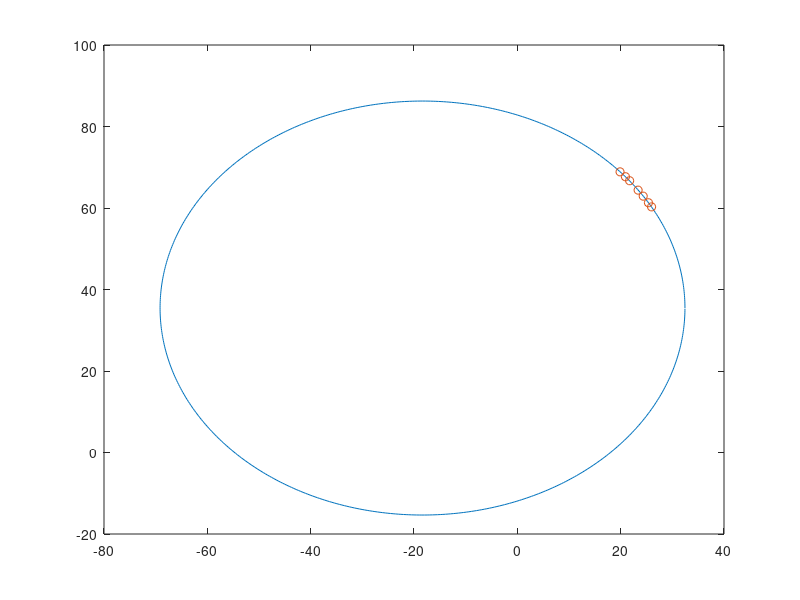

Write MATLAB code to recreate this figure.
format short;

% given data
x = [19.880 20.919 21.735 23.375 24.361 25.375 25.979];
y = [68.874 67.676 66.692 64.385 62.908 61.292 60.277];

% number of data points.
[m, n]=size(x);

% construct the system matrix
A = [2*x' 2*y' ones(n,1)]; b = x.^2+y.^2;

% solve the normal equation
hks = inv(A'*A)*A'*b'
h = hks(1); k = hks(2); s = hks(3);

% compute the radius
r = sqrt(s+h^2+k^2);

figure;
theta = 0:0.01:2*pi;
xx = h+r*cos(theta);
yy = k+r*sin(theta);

% plot the obtained circle
plot(xx,yy);
hold on;

% plot the data points
plot(x, y, 'o');